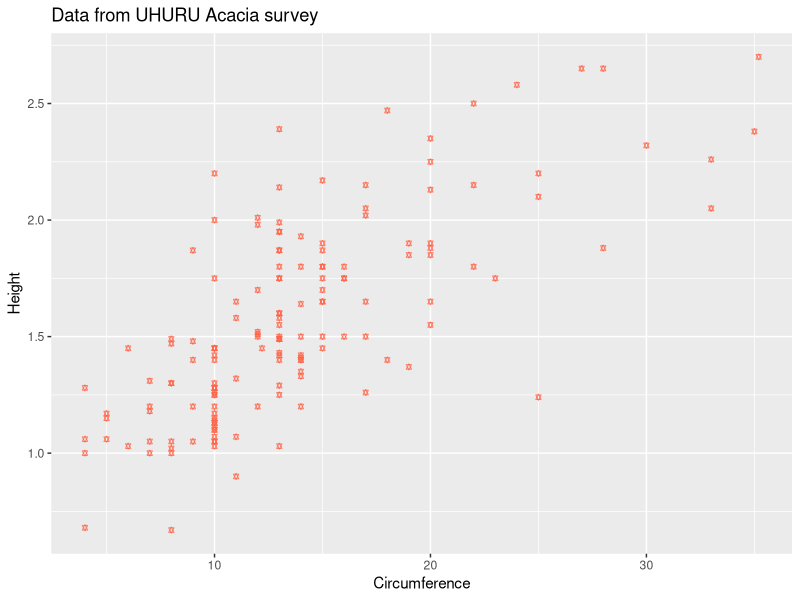
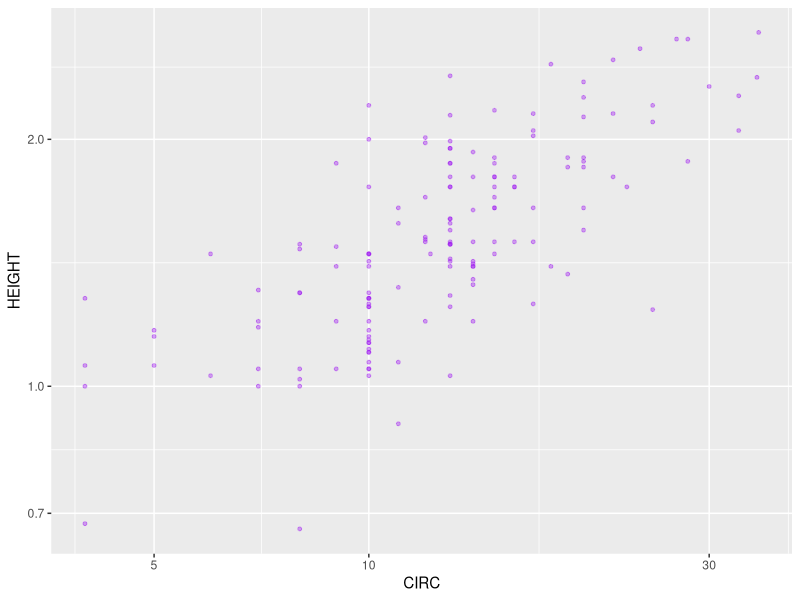
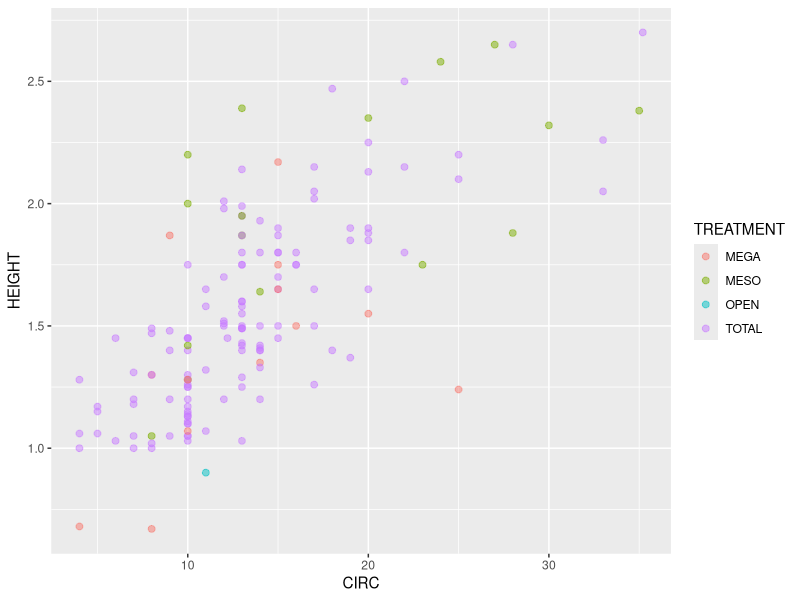
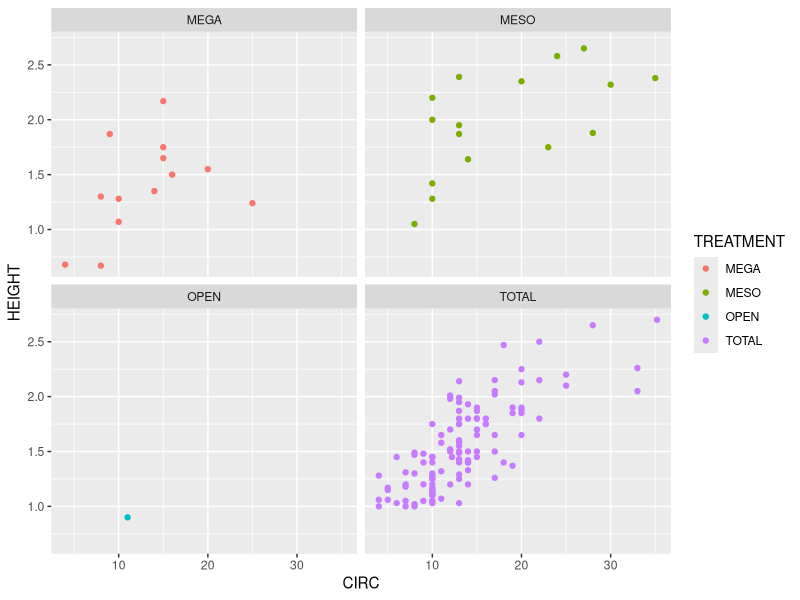
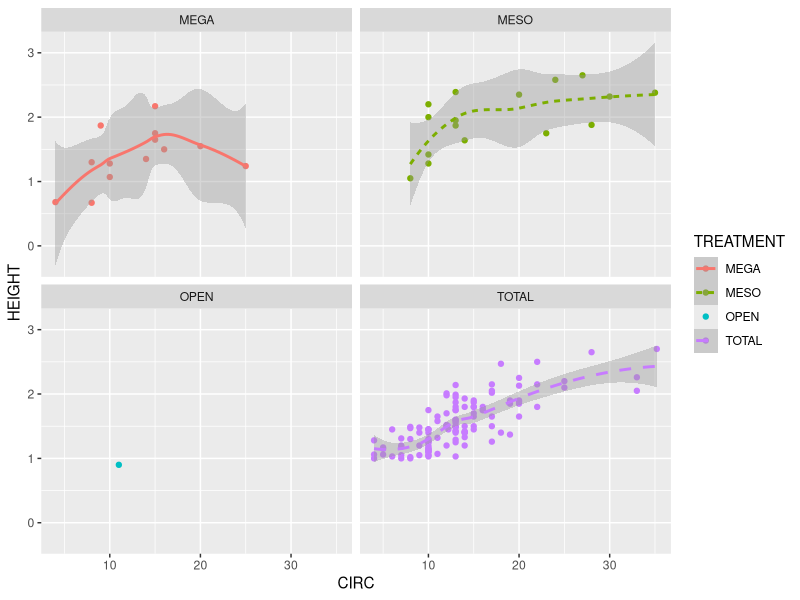
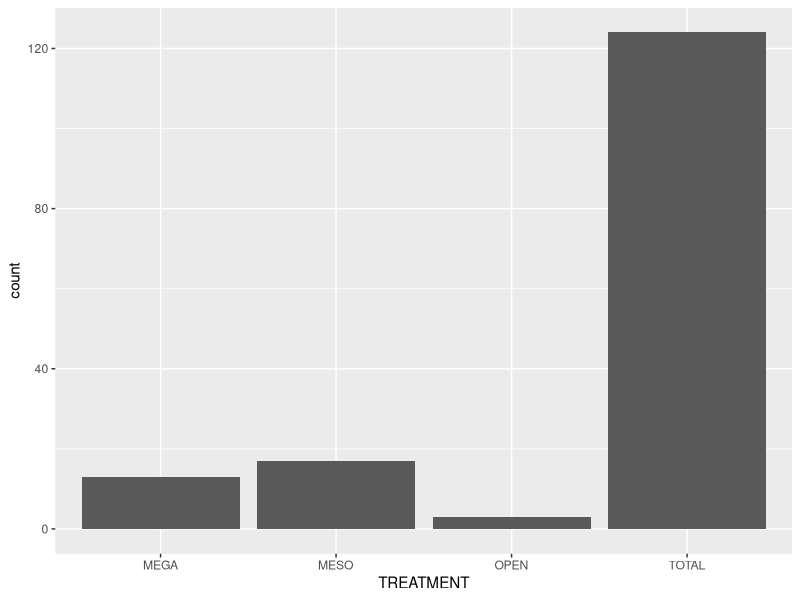
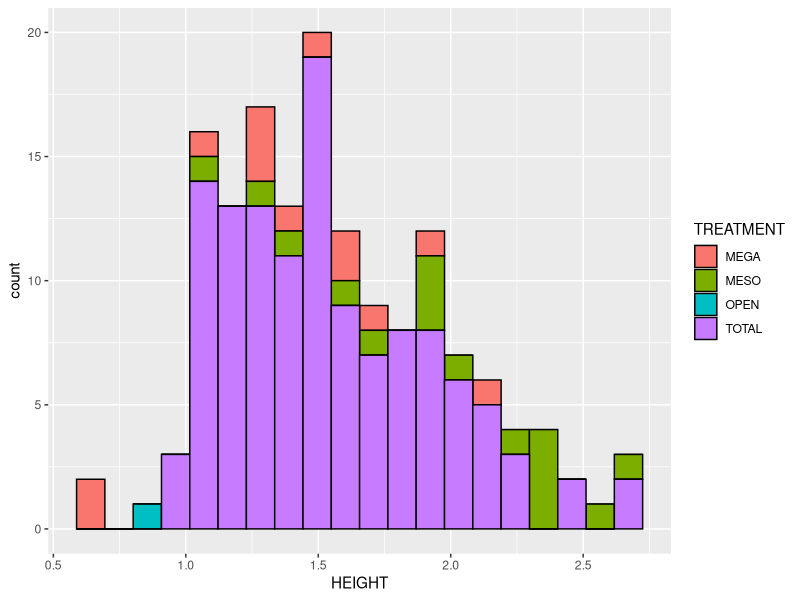
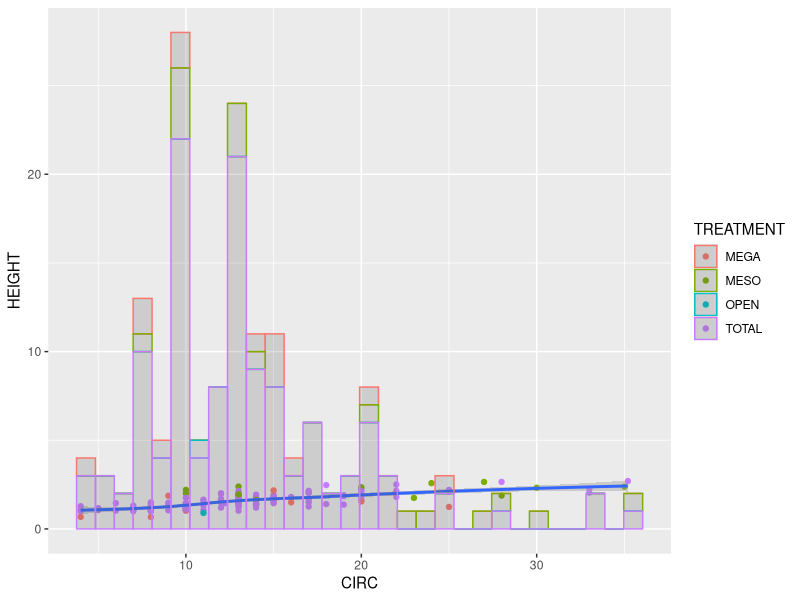

Write the R code that produced these figures, in order. (Note: this script raises an error after producing the figures.)
## ---- chunk 1
knitr::opts_chunk$set(echo = TRUE)
## ---- chunk 2
r_proj_wd <- "/Users/lunasare/Desktop/data-science-course/fall-2022"
r_chunk_wd <- getwd()
r_proj_wd == r_chunk_wd
r_chunk_wd
## ---- chunk 3
# getwd()
acacia <- read.csv(file = "../data-raw/ACACIA_DREPANOLOBIUM_SURVEY.txt", sep = "\t")
acacia
## ---- chunk 4
head(acacia)
summary(acacia)
colnames(acacia)
rownames(acacia)
class(acacia$SURVEY)
# the sapply function allows to apply a function to a list of objects
# a data frame is a list of vectors of the same length
sapply(acacia, class)
View(acacia)
## ---- chunk 5
typeof(acacia[,"HEIGHT"])

acacia$HEIGHT
## ---- chunk 6
acacia <- read.csv(file = "../data-raw/ACACIA_DREPANOLOBIUM_SURVEY.txt", 
                   sep = "\t", 
                   na.strings = "dead")

## ---- chunk 7
acacia$HEIGHT
typeof(acacia$HEIGHT)
class(acacia$HEIGHT)
## ---- chunk 8
# install.packages("ggplot2")
library(ggplot2)
## ---- chunk 9
colnames(acacia)
acacia$CIRC
## ---- chunk 10
colors()
## ---- chunk 11
?pch
## ---- chunk 12
ggplot(data = acacia, mapping = aes(x = CIRC, y = HEIGHT)) +
  geom_point(size = 1, color = "tomato", alpha = 0.8, shape = 11) +
  labs(x = "Circumference", y = "Height", title = "Data from UHURU Acacia survey")
## ---- chunk 13
ggplot( data = acacia, mapping = aes(x = CIRC, y = HEIGHT)) +
  geom_point(size =1, color = "purple", alpha = 0.4) +
  scale_x_log10() +
  scale_y_log10()
## ---- chunk 14
acacia$TREATMENT
## ---- chunk 15
ggplot(data = acacia, mapping = aes (x = CIRC, y = HEIGHT, color = TREATMENT)) +
  geom_point(size = 2, alpha = 0.5)

## ---- chunk 16
ggplot(data = acacia, mapping = aes(x = CIRC, y = HEIGHT, color = TREATMENT)) +
  geom_point() +
  facet_wrap(~TREATMENT)
## ---- chunk 17
ggplot(data = acacia, mapping = aes(x = CIRC, y = HEIGHT, color = TREATMENT, linetype = TREATMENT)) +
  geom_point() +
  geom_smooth(method = "loess") + 
  facet_wrap(~TREATMENT)
## ---- chunk 18
ggplot(data = acacia, aes(x = TREATMENT)) +
  geom_bar()
## ---- chunk 19
ggplot(data = acacia, mapping = aes(x = HEIGHT, fill = TREATMENT)) +
  geom_histogram(bins = 20, color = "black")
## ---- chunk 20
ggplot() +
  geom_point(data = acacia,
             mapping = aes(x = CIRC, y = HEIGHT,
                           color = TREATMENT)) +
  geom_smooth(data = acacia, 
              mapping = aes(x = CIRC, y = HEIGHT)) +
  geom_histogram(data = acacia, 
                 mapping = aes(x = CIRC, color = TREATMENT), alpha = 0.2)

## ---- chunk 21
ggsave(filename = "acacia_by_treatment.pdf", width = 5, height = 3)
## ---- chunk 22
ggplot(data = acacia, mapping = aes(x = CIRC, y = AXIS1, color = ANT)) +
  geom_point() +
  labs(x = "Circumference", y = "Canopy Diameter") +
  facet_wrap(~ANT) +
    geom_smooth()
## ---- chunk 23
ggplot(data = acacia, mapping = aes(x = ANT)) +
  geom_bar()
## ---- chunk 24
ggplot(data = acacia, mapping = aes(x = HEIGHT)) +
  geom_histogram(binwidth = 0.08) +
  labs(x = "Height (m)", y = "Number of Acacia")
## ---- chunk 25
ggplot(data = acacia) +
  geom_histogram(mapping = aes(x = AXIS1), 
                 fill = "red", alpha = 0.3, bins = 10) +
  geom_histogram(mapping = aes(x = AXIS2), 
                 fill = "black", alpha = 0.3, bins = 10) +
  facet_wrap(~TREATMENT)
## ---- chunk 26
library(readr)
trees <- read_tsv("../data-raw/TREE_SURVEYS.txt",
               col_types = list(HEIGHT = col_double(),
                                AXIS_2 = col_double()))
View(trees)
## ---- chunk 27
trees$canopy_area <- trees$AXIS_1 * trees$AXIS_2

trees_subset <- trees[, c("SURVEY", "YEAR", "SITE", "canopy_area")]
head(trees_subset)
## ---- chunk 28
colnames(trees)
trees$canopy_area

ggplot(data = trees, mapping = aes(x= canopy_area, y = HEIGHT), color = TREATMENT) +
  geom_point() + 
  facet_wrap(~SPECIES)
## ---- chunk 29
which(trees$AXIS_1 > 20)
which(trees$AXIS_2 > 20)
trees[3839]
trees[(trees$AXIS_2 > 20),]

which(trees$AXIS_1 > 20)
which(trees$AXIS_2 > 20)
to_remove <- which(trees$AXIS_1 > 20 | trees$AXIS_2 > 20)

trees <- trees[-to_remove,]
to_remove_again <- which(is.na(trees$SPECIES))
trees <- trees[-to_remove_again,]
## ---- chunk 30
ggplot(data = trees, mapping = aes(x= canopy_area, y = HEIGHT, color = TREATMENT)) +
  geom_point() +
  facet_wrap(~SPECIES)
## ---- chunk 31
library(dplyr)
trees %>%
  group_by(YEAR, SPECIES) %>%
  summarize(species_abundance = n()) -> abundance

abundance
## ---- chunk 32
ggplot(data = abundance, mapping = aes(x = YEAR, y = species_abundance)) +
  geom_point() + 
  geom_line() +
  facet_wrap(~SPECIES, scales = "free_y")

test1 <- trees$SPECIES == "Croton" & trees$YEAR == 2013
sum(test1)
trees[which(test1),]
## ---- chunk 33
ggplot() + 
  geom_point(data = trees, mapping = aes(x= CIRC, y = HEIGHT), color = "gray", alpha = 0.3) +
  geom_smooth(data = trees, mapping = aes(x= CIRC, y = HEIGHT), color = "black", method = "lm") +
  scale_x_log10() +
  scale_y_log10() +
  geom_point(data = acacia, mapping = aes(x= CIRC, y = HEIGHT), color = "red", alpha = 0.3) +
  geom_smooth(data = acacia, mapping = aes(x= CIRC, y = HEIGHT), color = "red", method = "lm") +
  scale_x_log10() +
  scale_y_log10()
  
